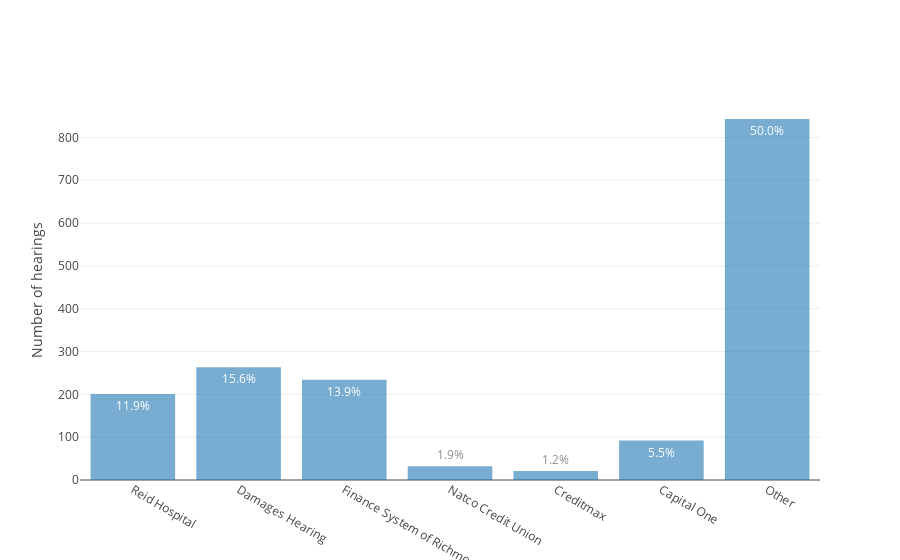

Source (notebook cell):
### Markdown cell above
## Civil collection cases by type

### Code cell
labels = ['Reid Hospital', 'Damages Hearing', 'Finance System of Richmond',
          'Natco Credit Union', 'Creditmax', 'Capital One', 'Other']
df_cc = filter_df(df, case_number='-CC-')
counts = [0]*7

counts[0] = rows(filter_df(df_cc, case_title='Reid Hospital'))
counts[1] = rows(filter_df(df_cc, event='damage'))
counts[2] = rows(filter_df(df_cc, case_title='Fs V|Finance System'))
counts[3] = rows(filter_df(df_cc, case_title='Natco'))
counts[4] = rows(filter_df(df_cc, case_title='Creditmax'))
counts[5] = rows(filter_df(df_cc, case_title='Capital One'))
counts[6] = sum(counts[0:6])

bar_chart(labels, counts, ylabel='Number of hearings')

### Figure 1 — Plotly figure (JSON) as saved in the notebook; plotly's stock layout.template omitted (floating-point values rounded to 4 significant figures)
{"data": [{"opacity": 0.6, "text": ["11.9%", "15.6%", "13.9%", "1.9%", "1.2%", "5.5%", "50.0%"], "textposition": "auto", "type": "bar", "uid": "8d7bf364-3d21-11e9-bd50-6c4008929994", "x": ["Reid Hospital", "Damages Hearing", "Finance System of Richmond", "Natco Credit Union", "Creditmax", "Capital One", "Other"], "y": [201, 263, 234, 32, 21, 92, 843]}], "layout": {"yaxis": {"title": "Number of hearings"}}}
